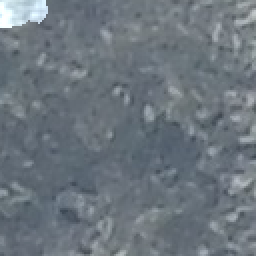
#> input picture illustrations/img_processing/augmentation/adjust_overlay.img01.5.5.png, 128 x 128 px (shown 2 times larger)
$ python adjust_overlay_main.py --img_to_fit ../../../illustrations/img_processing/augmentation/adjust_overlay.img01.5.5.png --insert_img ../../../illustrations/img_processing/augmentation/adjust_overlay.img01.50.50.png --output_img out.png --center_row 5 --center_column 5
#> lines starting #> are read from the running program, lines starting #| are printed output that depends on the picture
### src/img_processing/augmentation/adjust_overlay.py
#!/usr/bin/python3

# Methods for image overlaying.

from src.img_processing.base import image_pool

import logging

import numpy as np
import skimage.transform


class ImageMagicProps:
    SEAMLESS_SALIENCY_BLEND_AGS = (
        '1000x0.000002+100')  # Max-IterationsXDistortion+<Print-Iterations>


def saliency_blend_into_largest(
    larger_rgba, smaller_rgba, center_row_in_larger, center_col_in_larger,
    smaller_alpha_mask_thold=None, tiny_img_max_side_size=20):
    """Blends smaller image into the larger one using ImageMagick algorithms.

    Args:
      larger_rgba: Larger image to fit in.
      smaller_rgba: Smaller image to overlay.
      center_row_in_larger: Row-offset of the smaller image center in the largest one.
      center_col_in_larger: Column-offset of the smaller image center in the largest one.
      tiny_img_max_side_size: Threshold to distinguish too small images.
      smaller_alpha_mask_thold: Alpha channel threshold [0..255] to create a mask of
                                the smaller image outlining it in the bigger one (optional).

    Returns:
      Overlaid RGBa-array, smaller image positioned
      in the bigger one before overlay and its binary mask.
    """
    with image_pool.ImagePool() as img_pool:
        smaller_rgba_width = smaller_rgba.shape[1]
        smaller_rgba_height = smaller_rgba.shape[0]
        smaller_min_size = min(smaller_rgba_width, smaller_rgba_height)

        top_left_row_in_larger = center_row_in_larger - smaller_rgba_height // 2
        top_left_col_in_larger = center_col_in_larger - smaller_rgba_width // 2

        if (top_left_row_in_larger > larger_rgba.shape[1] or
                top_left_col_in_larger > larger_rgba.shape[1]):
            logging.warning('Image inserted outside the larger one.')
            return larger_rgba

        if top_left_row_in_larger < 0:
            smaller_rgba = smaller_rgba[-top_left_row_in_larger:, :, :]
            top_left_row_in_larger = 0
        if top_left_col_in_larger < 0:
            smaller_rgba = smaller_rgba[:, -top_left_col_in_larger:, :]
            top_left_col_in_larger = 0

        smaller_rgba = smaller_rgba[
            :min(smaller_rgba.shape[0], larger_rgba.shape[0] - top_left_row_in_larger),
            :min(smaller_rgba.shape[1], larger_rgba.shape[1] - top_left_col_in_larger), :]

        fit_smaller_rgba = np.zeros(larger_rgba.shape, dtype=np.uint8)
        fit_smaller_rgba[
            top_left_row_in_larger:top_left_row_in_larger + smaller_rgba.shape[0],
            top_left_col_in_larger:top_left_col_in_larger + smaller_rgba.shape[1],
            :] = smaller_rgba

        # blended_rgba = cv.addWeighted(larger_rgba, 1.0, fit_smaller_rgba, 0.7, 0)

        src_img = img_pool.imagick_from_rgba(fit_smaller_rgba)
        target_img = img_pool.imagick_from_rgba(larger_rgba)

        if smaller_min_size > tiny_img_max_side_size:
            disk_kernel = round(smaller_min_size / 10.0, 1)
            src_img.morphology(method='erode', kernel=f'disk:{disk_kernel}', channel='alpha')
            target_img.composite(
                src_img, operator='saliency_blend',
                arguments=ImageMagicProps.SEAMLESS_SALIENCY_BLEND_AGS)
        else:
            # Average color of source image and use this color to
            # substitute black transparent pixels. See
            # http://www.github.com/ImageMagick/ImageMagick/discussions/6578#discussioncomment-6899781
            src_img_to_restore_alpha = img_pool.clone_imagick(src_img)
            smaller_rgba_to_one_pixel = skimage.transform.resize(
                smaller_rgba, (1, 1), order=1, mode='constant', anti_aliasing=False,
                preserve_range=True).astype(np.uint8)[0, 0]
            transparent_gradient_background = img_pool.imagick_from_color_and_shape(
                smaller_rgba_to_one_pixel, larger_rgba.shape)
            src_img.composite(transparent_gradient_background, operator='dst_over')  # gradient

            src_img.composite(src_img_to_restore_alpha, operator='copy_alpha')
            target_img.composite(
                src_img, operator='saliency_blend',
                arguments=ImageMagicProps.SEAMLESS_SALIENCY_BLEND_AGS)

        binary_mask = None
        if smaller_alpha_mask_thold is not None:
            binary_mask = fit_smaller_rgba[:, :, 3] >= smaller_alpha_mask_thold
            binary_mask = np.array(binary_mask).astype(np.uint8) * 255

        return np.array(target_img), fit_smaller_rgba, binary_mask

### src/img_processing/base/image_pool.py
#!/usr/bin/python3

import numpy as np
import wand.image


class ImagePool:
    """Managed pool to control memory allocated for images."""

    def __init__(self):
        self.created_imagick_images = []

    def imagick_from_rgba(self, rgba):
        imagick_img = wand.image.Image.from_array(rgba, channel_map='RGBA')
        self.created_imagick_images.append(imagick_img)
        return imagick_img

    # [9 lines left out: functions imagick_from_color_and_shape, clone_imagick, not called in this run]

    def __enter__(self):
        return self

    def __exit__(self, *args):
        for imagick_img in self.created_imagick_images:
            imagick_img.close()

### src/img_processing/augmentation/adjust_overlay_main.py
#!/usr/bin/python3

# The script to fit one image into another.
#
# Usage:
#   python adjust_overlay_main.py \
#     --img_to_fit <larger_img_path> --insert_img <smaller_img_path> \
#     --output_img <output_img_path> --insert_mask <binary_mask_path> \
#     --center_row 50 --center_column 50 --alpha_threshold 215

from src.img_processing.augmentation import adjust_overlay

import argparse
import logging
import os
import pathlib
import sys

import numpy as np
import skimage
import skimage.color
import skimage.io
import skimage.transform
import skimage.util


def parse_args(argv):
    # Parse input arguments.
    parser = argparse.ArgumentParser(description='Image Overlay')
    parser.add_argument('-f', '--img_to_fit', dest='img_path_to_fit_into',
        help='Image to fit into.', required=True)
    parser.add_argument('-i', '--insert_img', dest='inserted_img_path',
        help='Image to overlay.', required=True)
    parser.add_argument('-o', '--output_img', dest='output_img_path',
        help='Path to the overlaid image.', required=True)
    parser.add_argument('-m', '--insert_mask', dest='insert_mask_path',
        help='Optional path to the inserted image mask.', required=False)

    parser.add_argument('-t', '--alpha_threshold', dest='alpha_mask_threshold',
        help='Transparency threshold [0..255] for mask.', required=False,
        type=int, default=255)

    parser.add_argument('-r', '--center_row', dest='center_row_of_overlay',
        help='Row of center where to overlay.', required=True, type=int)
    parser.add_argument('-c', '--center_column', dest='center_column_of_overlay',
        help='Column of center where to overl.', required=True, type=int)

    return parser.parse_args(argv[1:])


def main(argv):
    parsed_args = parse_args(argv)
    img_path_to_fit_into = pathlib.Path(parsed_args.img_path_to_fit_into)
    inserted_img_path = pathlib.Path(parsed_args.inserted_img_path)
    output_img_path = pathlib.Path(parsed_args.output_img_path)

    alpha_mask_threshold = (parsed_args.alpha_mask_threshold
        if parsed_args.insert_mask_path is not None else None)

    # Read image arrays.
    img_rgba_to_fit_into = skimage.io.imread(str(img_path_to_fit_into))
#> img_rgba_to_fit_into is the input picture: shape (128, 128, 4); mean R, G, B, A 107.9, 117.3, 125.3, 255
    width_of_img_to_fit = img_rgba_to_fit_into.shape[1]
#> width_of_img_to_fit = 128
    height_of_img_to_fit = img_rgba_to_fit_into.shape[0]
#> height_of_img_to_fit = 128
    if img_rgba_to_fit_into.shape[-1] == 3:
        img_rgba_to_fit_into = np.insert(img_rgba_to_fit_into, 3, 255, axis=2)
    inserted_img_rgba = skimage.io.imread(str(inserted_img_path))
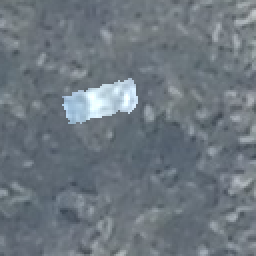
#> input picture illustrations/img_processing/augmentation/adjust_overlay.img01.50.50.png, 128 x 128 px (shown 2 times larger)
#> inserted_img_rgba is the input picture: shape (128, 128, 4); mean R, G, B, A 109.1, 118.8, 127, 255
    if inserted_img_rgba.shape[-1] == 3:
        inserted_img_rgba = np.insert(inserted_img_rgba, 3, 255, axis=2)

    center_row_of_overlay = parsed_args.center_row_of_overlay
    center_column_of_overlay = parsed_args.center_column_of_overlay
    if center_row_of_overlay < 0 or center_row_of_overlay >= width_of_img_to_fit:
        logging.error(f'Wrong {center_row_of_overlay} row offset.')
        return os.EX_NOINPUT
    if center_column_of_overlay < 0 or center_column_of_overlay >= height_of_img_to_fit:
        logging.error(f'Wrong {height_of_img_to_fit} column offset.')
        return os.EX_NOINPUT

    overlaid_img_rgba, binary_mask = adjust_overlay.saliency_blend_into_largest(
        img_rgba_to_fit_into, inserted_img_rgba,
        center_row_of_overlay, center_column_of_overlay,
        alpha_mask_threshold)
#> in saliency_blend_into_largest, `smaller_rgba = smaller_rgba[-top_left_row_in_larger:, :, :]`:
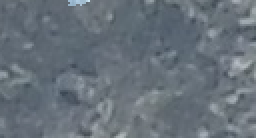
#> smaller_rgba: shape (69, 128, 4) (shown 2 times larger); mean of channels 0, 1, 2, 3 103, 112.7, 121.6, 255; drawn as R, G, B
#> in saliency_blend_into_largest, `smaller_rgba = smaller_rgba[:, -top_left_col_in_larger:, :]`:
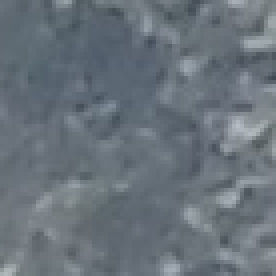
#> smaller_rgba: shape (69, 69, 4) (shown 4 times larger); mean of channels 0, 1, 2, 3 104.5, 114.1, 122.5, 255; drawn as R, G, B
#> in saliency_blend_into_largest, `fit_smaller_rgba[ top_left_row_in_larger:top_left_row_in_larger + smal..`:
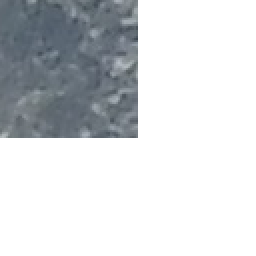
#> fit_smaller_rgba: shape (128, 128, 4) (shown 2 times larger); mean of channels 0, 1, 2, 3 30.4, 33.2, 35.6, 74.1; transparent parts drawn white
    skimage.io.imsave(str(output_img_path), overlaid_img_rgba)

    if parsed_args.insert_mask_path is not None:
        skimage.io.imsave(str(parsed_args.insert_mask_path),
            skimage.img_as_uint(binary_mask))

    return os.EX_OK


if __name__ == '__main__':
    sys.exit(main(sys.argv))
#> (the call stopped at in imagick_from_rgba, `imagick_img = wand.image.Image.from_array(rgba, channel_map='RGBA')`: wand is not available in this run)
